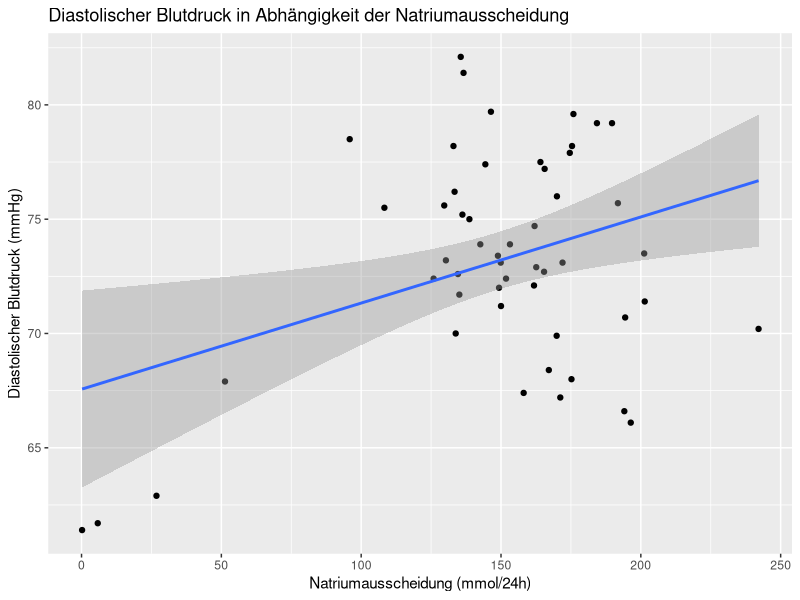
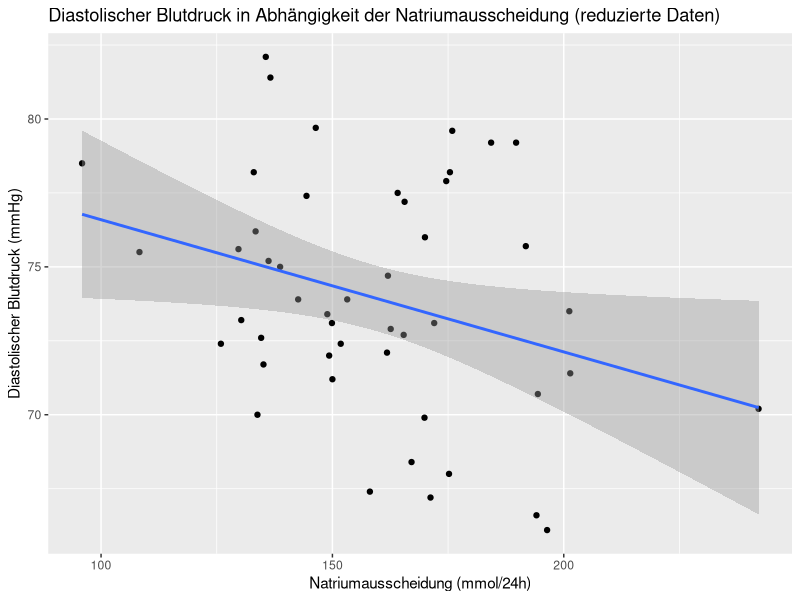
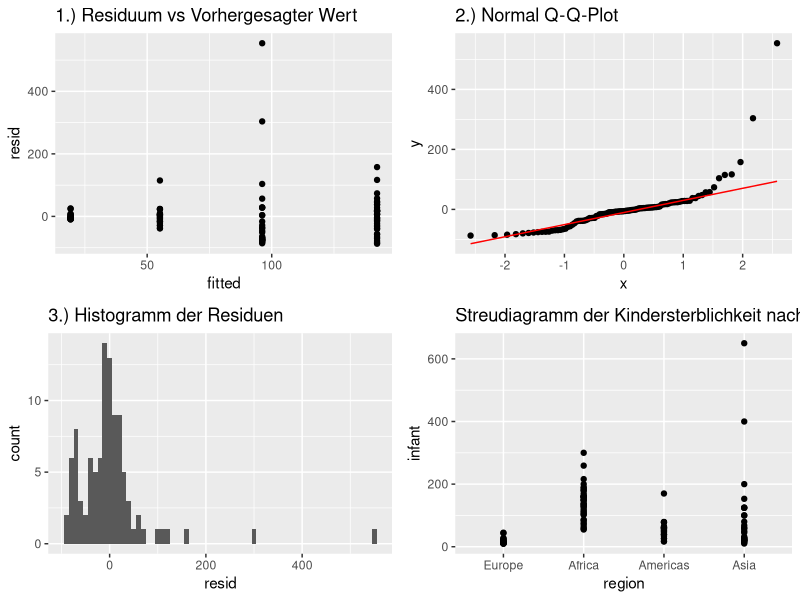
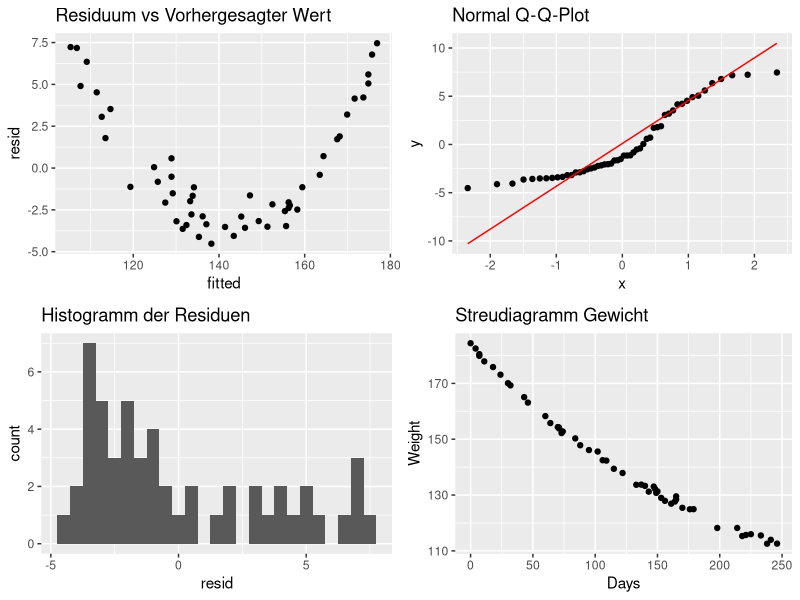
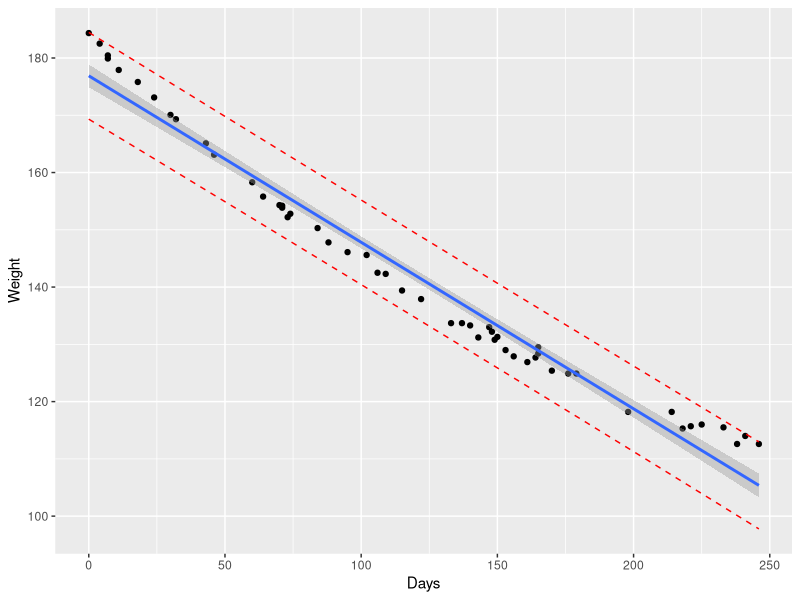
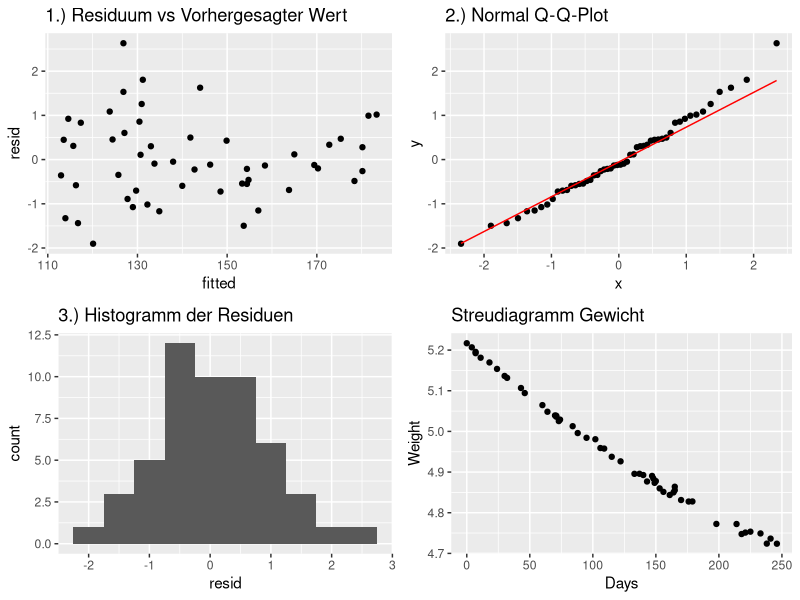
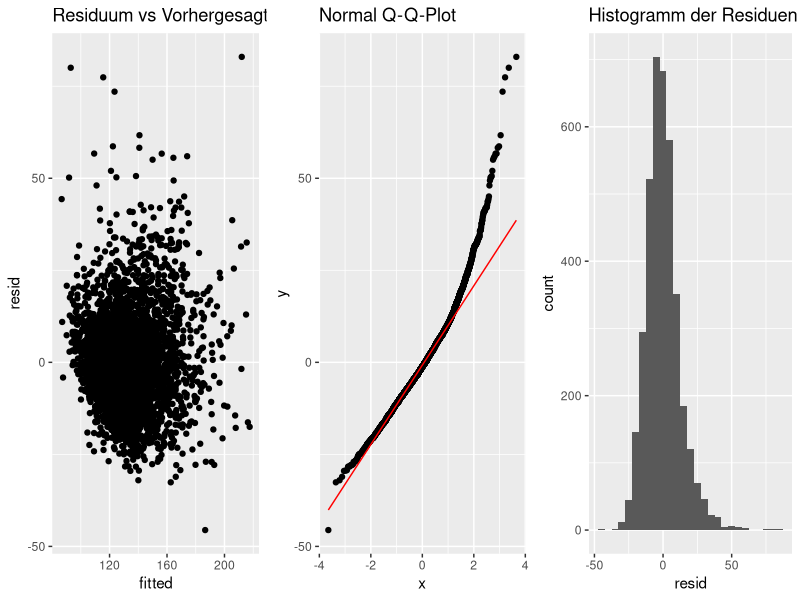
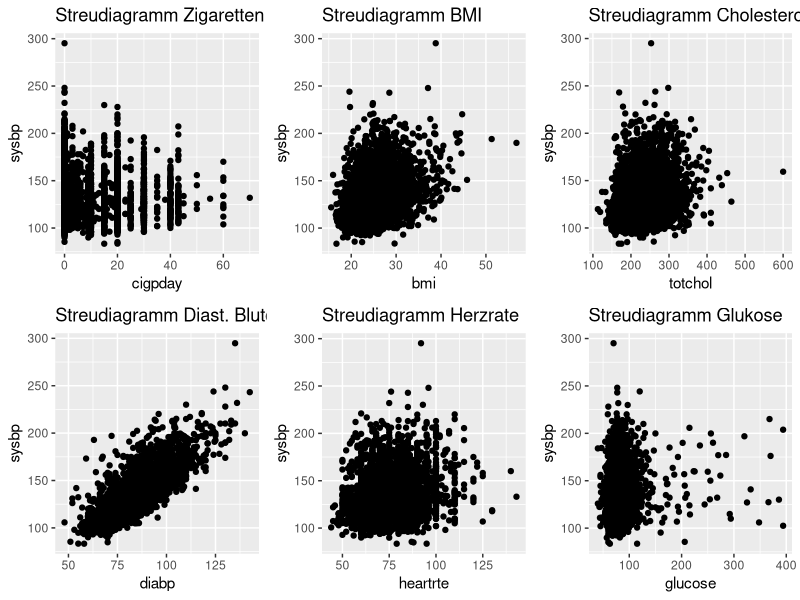

R code for these plots, in order:
## ---- chunk 1
# Daten einlesen
intersalt <- read.csv("intersalt.csv", sep = ";", dec = ",")

# Überblick über die Daten
str(intersalt)

# Umwandlung der Variablen vom Typ Character in numerische Variablen
intersalt$b <- as.numeric(intersalt$b)
intersalt$bp <- as.numeric(intersalt$bp)
intersalt$na <- as.numeric(intersalt$na)

# Erstes Modell (alle Datenpunkte)
model_1 <- lm(bp ~ na, data = intersalt)

# Datensatz nach Natriumausscheidung sortieren
intersalt_sorted <- intersalt[order(intersalt$na),]

# Enfernen der ersten vier Datenpunkte
intersalt_m2 <- intersalt_sorted[-c(1:4),]

# Zweites Modell
model_2 <- lm(bp ~ na, data = intersalt_m2)

## ---- chunk 2
# Zusammenfassung und KI-Intervall für model_1
summary(model_1)
confint(model_1)
## ---- chunk 3
# Grafische Darstellung der Regressionsgeraden inkl. Konfidenzintervall für model_1
library(ggplot2)
ggplot(intersalt, aes(x = na, y = bp)) +
  geom_point() +
  geom_smooth(method = "lm", se = TRUE) +
  labs(title = "Diastolischer Blutdruck in Abhängigkeit der Natriumausscheidung",
       x = "Natriumausscheidung (mmol/24h)",
       y = "Diastolischer Blutdruck (mmHg)")

## ---- chunk 4
# Zusammenfassung und KI-Intervall für model_2
summary(model_2)
confint(model_2)

## ---- chunk 5
# Grafische Darstellung der Regressionsgeraden inkl. Konfidenzintervall für model_2
ggplot(intersalt_m2, aes(x = na, y = bp)) +
  geom_point() +
  geom_smooth(method = "lm", se = TRUE) +
  labs(title = "Diastolischer Blutdruck in Abhängigkeit der Natriumausscheidung (reduzierte Daten)",
       x = "Natriumausscheidung (mmol/24h)",
       y = "Diastolischer Blutdruck (mmHg)")
## ---- chunk 6
# Import the data
data <- read.csv2("infant.csv")

# Convert the region variable to a factor
data$region <- as.factor(data$region)

# Set "Europe" as the reference level for the region variable
data$region <- relevel(data$region, ref = "Europe")

# Fit a linear model with infant as a function of region only
model <- lm(infant ~ region, data = data)

# Print the model equation and 95% confidence intervals
summary(model)
confint(model, level=0.95)
## ---- chunk 7
# Interpret the significance of the results
# The p-value for each term tests the null hypothesis that the coefficient is equal to zero (no effect).
# A low p-value (< 0.05) indicates that you can reject the null hypothesis.

# Assess the quality of the model and perform a residual analysis
#par(mfrow=c(2,2))
#plot(model)


# Convert model's data to a data frame
model_data <- data[complete.cases(data), ]  # remove rows with missing values
df <- data.frame(resid = resid(model), fitted = fitted(model),
                 region = model_data$region, infant = model_data$infant)

# Load ggplot2
library(ggplot2)

# Create the four diagnostic plots
# 1. Residuals vs Fitted
p1 <- ggplot(df, aes(fitted, resid)) +
  geom_point() +
  #geom_smooth(se = FALSE) +
  ggtitle("1.) Residuum vs Vorhergesagter Wert")

# 2. Normal Q-Q
p2 <- ggplot(df, aes(sample = resid)) +
  stat_qq() +
  stat_qq_line(colour = "red") +
  ggtitle("2.) Normal Q-Q-Plot")

# 3. Histogram of residuals
p3 <- ggplot(df, aes(x=resid)) +
  geom_histogram(binwidth = 10) +
  ggtitle("3.) Histogramm der Residuen")

# 4. Scatter Plot
p4 <- ggplot(df, aes(x=region, y=infant)) +
  geom_jitter(width=0.0) +
  ggtitle("Streudiagramm der Kindersterblichkeit nach Region")

# Load gridExtra
library(gridExtra)

# Arrange the plots in a 4x1 grid
grid.arrange(p1, p2, p3, p4, nrow = 2)



## ---- chunk 8
#installed_packages <- installed.packages()
#print(installed_packages)
## ---- chunk 9
# Get the model coefficients and their confidence intervals
coef <- coef(model)
conf_int <- confint(model)
names(coef(model))

# Calculate the infant mortality rate for Europe
europe_coef <- coef["(Intercept)"]
europe_conf_int <- conf_int["(Intercept)", ]

# Calculate the infant mortality rate for Africa
africa_coef <- coef["regionAfrica"]
africa_conf_int <- conf_int["regionAfrica", ]

# Print the results
cat("Europa:\n")
cat("Anzahl: ", europe_coef, "\n")
cat("95% KI: ", europe_conf_int, "\n")

cat("Afrika:\n")
cat("Anzahl: ", africa_coef+europe_coef, "\n")
cat("95% KI: ", africa_conf_int+europe_coef, "\n")
## ---- chunk 10
library(readxl)
# Import the data
data <- read_excel("wtloss.xlsx")

# Fit a linear model with infant as a function of region only
model <- lm(Weight ~ Days, data = data)

# Print the model equation and 95% confidence intervals
summary(model)
confint(model, level=0.95)
## ---- chunk 11
# Convert model's data to a data frame
model_data <- data[complete.cases(data), ]  # remove rows with missing values
df <- data.frame(resid = resid(model), fitted = fitted(model),
                 Weight = model_data$Weight, Days = model_data$Days)

# Load ggplot2
library(ggplot2)

# Create the four diagnostic plots
# 1. Residuals vs Fitted
p1 <- ggplot(df, aes(fitted, resid)) +
  geom_point() +
  #geom_smooth(se = FALSE) +
  ggtitle("Residuum vs Vorhergesagter Wert")

# 2. Normal Q-Q
p2 <- ggplot(df, aes(sample = resid)) +
  stat_qq() +
  stat_qq_line(colour = "red") +
  ggtitle("Normal Q-Q-Plot")

# 3. Histogram of residuals
p3 <- ggplot(df, aes(x=resid)) +
  geom_histogram(binwidth = 0.5) +
  ggtitle("Histogramm der Residuen")

# 4. Scatter Plot
p4 <- ggplot(df, aes(x=Days, y=Weight)) +
  geom_jitter(width=0.0) +
  ggtitle("Streudiagramm Gewicht")

# Load gridExtra
library(gridExtra)

# Arrange the plots in a 4x1 grid
grid.arrange(p1, p2, p3, p4, nrow = 2)
## ---- chunk 12
# 1. Add predictions 
pred.int <- predict(model, interval = "prediction")
mydata <- cbind(data, pred.int)
# 2. Regression line + confidence intervals
library("ggplot2")
p <- ggplot(mydata, aes(x=Days, y=Weight)) +
  geom_point() +
  stat_smooth(method = lm)
# 3. Add prediction intervals
p + geom_line(aes(y = lwr), color = "red", linetype = "dashed")+
    geom_line(aes(y = upr), color = "red", linetype = "dashed")
## ---- chunk 13
# Load necessary library
library(caret)

# Drop the first row to avoid singularity in logarithmic model
new_data <- data[-1, ]

# Fit different types of models
linear_model <- lm(Weight ~ Days, data = data)
logarithmic_model <- lm(Weight ~ log(Days), data = new_data)
quadratic_model <- lm(Weight ~ poly(Days, 2), data = data)
cubic_model <- lm(Weight ~ poly(Days, 3), data = data)
fifth_order_model <- lm(Weight ~ poly(Days, 5), data = data)

# List of models
models <- list(linear_model, logarithmic_model, quadratic_model, cubic_model, fifth_order_model)

# Calculate R^2 and RMSE for each model
for (model in models) {
  print(summary(model)$r.squared) # R^2
  print(summary(model)$adj.r.squared) # Adjusted R^2
  print(sqrt(mean(resid(model)^2))) # RMSE
  cat("\n")
}
## ---- chunk 14

# Calculate the logarithm of a column and overwrite the old values
log_data = data
log_data$Weight <- log(data$Weight)

# Convert model's data to a data frame
model_data <- data[complete.cases(data), ]  # remove rows with missing values
df <- data.frame(resid = resid(models[[3]]), fitted = fitted(models[[3]]),
                 Weight = log_data$Weight, Days = log_data$Days)

# Load ggplot2
library(ggplot2)

# Create the four diagnostic plots
# 1. Residuals vs Fitted
p1 <- ggplot(df, aes(fitted, resid)) +
  geom_point() +
  #geom_smooth(se = FALSE) +
  ggtitle("1.) Residuum vs Vorhergesagter Wert")

# 2. Normal Q-Q
p2 <- ggplot(df, aes(sample = resid)) +
  stat_qq() +
  stat_qq_line(colour = "red") +
  ggtitle("2.) Normal Q-Q-Plot")

# 3. Histogram of residuals
p3 <- ggplot(df, aes(x=resid)) +
  geom_histogram(binwidth = 0.5) +
  ggtitle("3.) Histogramm der Residuen")

# 4. Scatter Plot
p4 <- ggplot(df, aes(x=Days, y=Weight)) +
  geom_jitter(width=0.0) +
  ggtitle("Streudiagramm Gewicht")

# Load gridExtra
library(gridExtra)

# Arrange the plots in a 4x1 grid
grid.arrange(p1, p2, p3, p4, nrow = 2)
## ---- chunk 15
# Define new data frame with the single x value
new_data <- data.frame(Days = c(30,200))

# Calculate predicted y value with confidence interval
confidence_interval <- predict(models[[1]], newdata = new_data, interval = "confidence")

# Calculate predicted y value with prediction interval
prediction_interval <- predict(models[[1]], newdata = new_data, interval = "prediction")

# Print the results
print(confidence_interval)
print(prediction_interval)
## ---- chunk 16
# Define new data frame with the single x value
new_data <- data.frame(Days = c(30,200))

# Calculate predicted y value with confidence interval
confidence_interval <- predict(models[[3]], newdata = new_data, interval = "confidence")

# Calculate predicted y value with prediction interval
prediction_interval <- predict(models[[3]], newdata = new_data, interval = "prediction")

# Print the results
print(confidence_interval)
print(prediction_interval)
## ---- chunk 17
# Import the data
# Load necessary library
library(haven)

# Read in .sav file
data <- read_spss("Framingham.sav")

# Fit a multivariate linear regression model with all variables
max_model <- lm(sysbp ~ ., data = data)

summary(max_model)

# Calculate confidence intervals for each variable
#conf_intervals <- confint(model,level=0.95)
#print(conf_intervals)

# Extract coefficients
coefficients <- coef(max_model)

# Calculate confidence intervals
conf_intervals <- confint(max_model, level = 0.95)

# Print coefficients and their confidence intervals
for (i in 1:length(coefficients)) {
  cat(names(coefficients)[i], ": ", coefficients[i], ", CI: [", conf_intervals[i, 1], ", ", conf_intervals[i, 2], "]\n")
}
## ---- chunk 18
# Import the data
# Load necessary library
library(haven)

# Read in .sav file
data <- read_spss("Framingham.sav")

# Convert the educ variable to a factor
data$educ <- as.factor(data$educ)

# Set "1" as the reference level for the educ variable
data$educ <- relevel(data$educ, ref = "1")

# Convert the sex variable to a factor
data$sex <- as.factor(data$sex)

# Set "1" as the reference level for the educ variable
data$sex <- relevel(data$sex, ref = "1")

# Convert the cursmoke variable to a factor
data$cursmoke <- as.factor(data$cursmoke)

# Set "0" as the reference level for the cursmoke variable
data$cursmoke <- relevel(data$cursmoke, ref = "0")

# Convert the bpmeds variable to a factor
data$bpmeds <- as.factor(data$bpmeds)

# Set "0" as the reference level for the bpmeds variable
data$bpmeds <- relevel(data$bpmeds, ref = "0")

# Convert the diabetes variable to a factor
data$diabetes <- as.factor(data$diabetes)

# Set "0" as the reference level for the diabetes variable
data$diabetes <- relevel(data$diabetes, ref = "0")

model <- lm(sysbp ~ sex + age + educ + cursmoke + cigpday + bpmeds + totchol + diabp + bmi + diabetes + heartrte + glucose, data = data)

summary(model)

# Extract coefficients
coefficients <- coef(model)

# Calculate confidence intervals
conf_intervals <- confint(model, level = 0.95)

# Print coefficients and their confidence intervals
for (i in 1:length(coefficients)) {
  cat(names(coefficients)[i], ": ", coefficients[i], ", CI: [", conf_intervals[i, 1], ", ", conf_intervals[i, 2], "]\n")
}
## ---- chunk 19
# Convert model's data to a data frame
model_data <- data[complete.cases(data), ]  # remove rows with missing values
df <- data.frame(resid = resid(model), fitted = fitted(model),
                 sysbp = model_data$sysbp, sex = model_data$sex, age = model_data$age, educ = model_data$educ, cursmoke = model_data$cursmoke, cigpday = model_data$cigpday, bpmeds = model_data$bpmeds, totchol = model_data$totchol, diabp = model_data$diabp, bmi = model_data$bmi, diabetes = model_data$diabetes, heartrte = model_data$heartrte, glucose = model_data$glucose)

# Load ggplot2
library(ggplot2)

# Create a function to generate scatter plots
scatter_plot <- function(df, x_var, y_var = "sysbp", title) {
  ggplot(df, aes_string(x = x_var, y = y_var)) +
    geom_jitter(width = 0.0) +
    ggtitle(title)
}

# Create the four diagnostic plots
p1 <- ggplot(df, aes(fitted, resid)) +
  geom_point() +
  ggtitle("Residuum vs Vorhergesagter Wert")

p2 <- ggplot(df, aes(sample = resid)) +
  stat_qq() +
  stat_qq_line(colour = "red") +
  ggtitle("Normal Q-Q-Plot")

p3 <- ggplot(df, aes(x=resid)) +
  geom_histogram(binwidth = 5) +
  ggtitle("Histogramm der Residuen")

# Create scatter plots using the function
p4 <- scatter_plot(df, "sex", title = "Streudiagramm Geschlecht")
p5 <- scatter_plot(df, "educ", title = "Streudiagramm Bildung")
p6 <- scatter_plot(df, "cursmoke", title = "Streudiagramm Raucher")
p7 <- scatter_plot(df, "cigpday", title = "Streudiagramm Zigaretten")
p8 <- scatter_plot(df, "bmi", title = "Streudiagramm BMI")
p9 <- scatter_plot(df, "bpmeds", title = "Streudiagramm Blutdrucksenker")
p10 <- scatter_plot(df, "totchol", title = "Streudiagramm Cholesterol")
p11 <- scatter_plot(df, "diabp", title = "Streudiagramm Diast. Blutdruck")
p12 <- scatter_plot(df, "diabetes", title = "Streudiagramm Diabetes")
p13 <- scatter_plot(df, "heartrte", title = "Streudiagramm Herzrate")
p14 <- scatter_plot(df, "glucose", title = "Streudiagramm Glukose")

# Arrange the plots
grid.arrange(p1, p2, p3, nrow = 1)
grid.arrange(p7, p8, p10, p11, p13, p14, nrow = 2)
grid.arrange(p4, p5, p6, p9, p12, nrow = 2)
## ---- chunk 20
# Create a new data frame that contains the person's profile
new_data <- data.frame(
  sex = factor("2", levels = c("1","2")), # Female
  age = 50,
  educ = factor("2", levels = c("1","2","3","4")), # High School
  cursmoke = factor("1", levels = c("0","1")), # Yes
  cigpday = 8,
  bpmeds = factor("0", levels = c("0","1")), # No
  totchol = 220,
  diabp = 85,
  bmi = 30,
  diabetes = factor("0", levels = c("0","1")), # No
  heartrte = 90,
  glucose = 90
)

# Predict the systolic blood pressure
predicted_sysbp <- predict(model, newdata = new_data)

print(predicted_sysbp)

# Get the confidence interval for the predicted value
predicted_sysbp_conf_int <- predict(model, newdata = new_data, interval = "confidence")
print(predicted_sysbp_conf_int)

# Get the prediction interval for the predicted value
predicted_sysbp_pred_int <- predict(model, newdata = new_data, interval = "prediction")
print(predicted_sysbp_pred_int)
